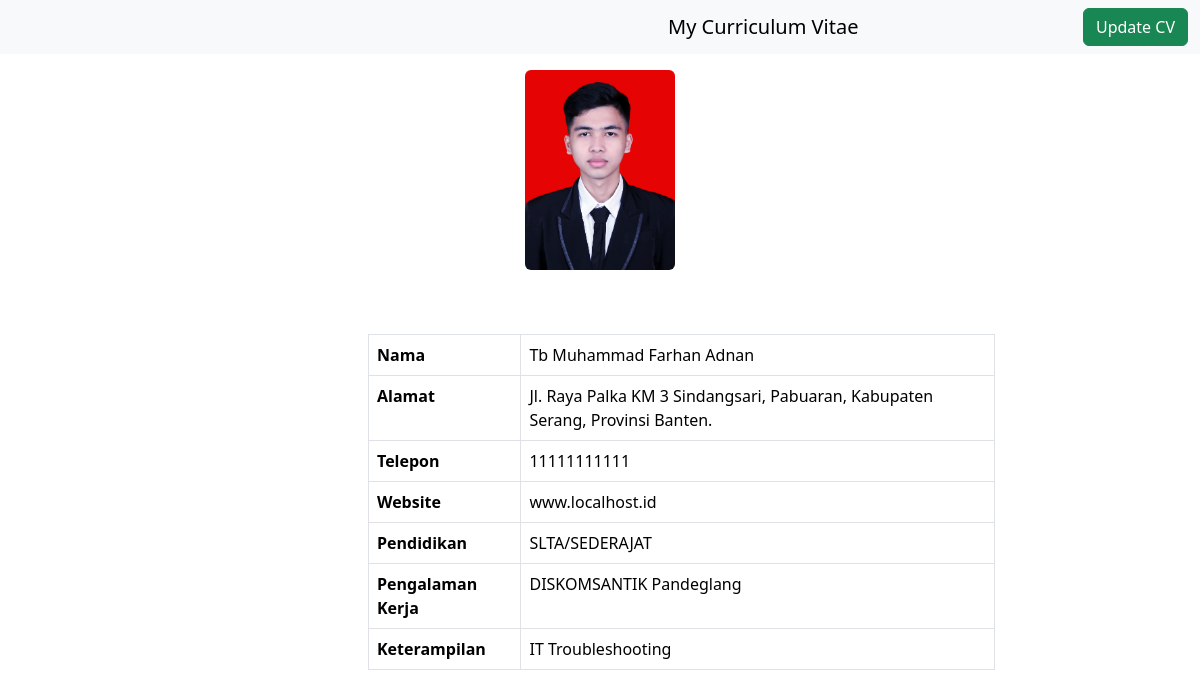
The page / on the database its author committed.
### tables this page shows
CREATE TABLE `cv_data` (
  `id` int(11) NOT NULL AUTO_INCREMENT,
  `nama` varchar(100) NOT NULL,
  `alamat` text NOT NULL,
  `telepon` varchar(20) NOT NULL,
  `email` varchar(255) NOT NULL,
  `web` varchar(255) NOT NULL,
  `pendidikan` text NOT NULL,
  `pengalaman_kerja` text NOT NULL,
  `keterampilan` text NOT NULL,
  `foto_path` varchar(255) NOT NULL,
  PRIMARY KEY (`id`)
);

### index.php (the view, shortened to what this page needs)
<?php
include_once("config.php");
$result = mysqli_query($conn, "SELECT * FROM cv_data ORDER BY id DESC");
$data = mysqli_fetch_array($result);
?>
<!DOCTYPE html>
<html lang="en">
<head>
    <link href="https://cdn.jsdelivr.net/npm/bootstrap@5.3.2/dist/css/bootstrap.min.css" rel="stylesheet">
    <link rel="stylesheet" href="style.css">
</head>
<body>
<nav class="navbar bg-body-tertiary">
  <div class="container-fluid">
    <div class="navtitle"><a class="navbar-brand">My Curriculum Vitae</a></div>
    <a class="btn btn-success" href="update.php">Update CV</a>
  </div>
</nav>
<div class="container p-3">
    <div class="image">
        <?php
            echo "<img src='".$data['foto_path']."'class='rounded mx-auto d-block' style='max-width:150px' alt=''>";
        ?>
    </div>
</div>
<div class="container-table p-5">
    <table class="table table-hover table-bordered">
        <tbody>
            <tr>
                <th>Nama</th>
                <td><?php echo $data['nama']; ?></td>
            </tr>
            <tr>
                <th>Alamat</th>
                <td><?php echo $data['alamat']; ?></td>
            </tr>
            <tr>
                <th>Telepon</th>
                <td><?php echo $data['telepon']; ?></td>
            </tr>
            <tr>
                <th>Website</th>
                <td><?php echo $data['web']; ?></td>
            </tr>
            <tr>
                <th>Pendidikan</th>
                <td><?php echo $data['pendidikan']; ?></td>
            </tr>
            <tr>
                <th>Pengalaman Kerja</th>
                <td><?php echo $data['pengalaman_kerja']; ?></td>
            </tr>
            <tr>
                <th>Keterampilan</th>
                <td><?php echo $data['keterampilan']; ?></td>
            </tr>
        </tbody>
    </table>
</div>
</body>
</html>

### style.css (style rules this page uses)
.navtitle { margin-left:41em; }
.container-table { margin-left: 20em; }
.table { width: 80%; }

### rows shown on the page
cv_data: foto_path (picture), nama "Tb Muhammad Farhan Adnan", alamat "Jl. Raya Palka KM 3 Sindangsari, Pabuaran, Kabupaten Serang, Provinsi Banten.", telepon "11111111111", web "www.localhost.id", pendidikan "SLTA/SEDERAJAT", pengalaman_kerja "DISKOMSANTIK Pandeglang", keterampilan "IT Troubleshooting"
